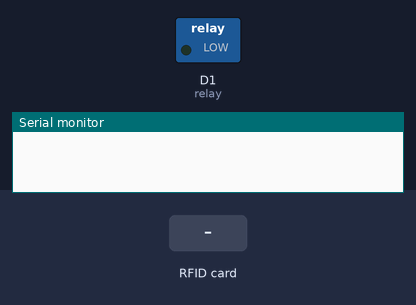
The sketch below on a simulated ESP8266 (NodeMCU). On the bench: switched loads named in the sketch (green lamp = pin HIGH), the last lines printed to the serial monitor. Inputs (shaded band) come from the test bench.

Above: at 1.2 s.
1.3 s: RFID card 5E 7A 19 C4 held to the reader
At 2.5 s:
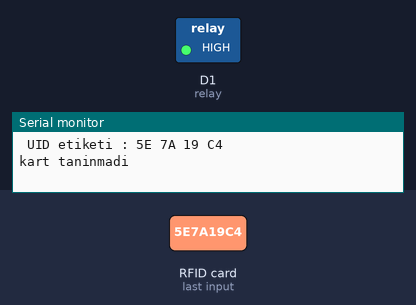
2.8 s: RFID card 6A 77 0C 85 held to the reader
At 4.0 s:
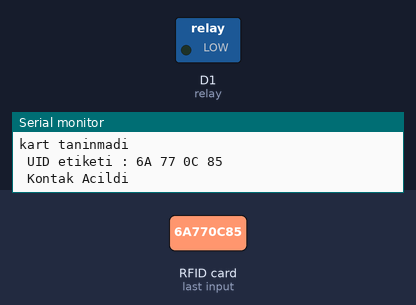
Timing chart, 0 to 5.8 s (numbered marks = the images above; inputs shaded):
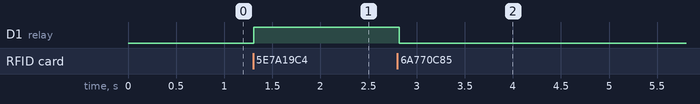

The sketch:

kontak_full.ino
```cpp
#define SS_PIN D4
#define RST_PIN D3


#include <MFRC522.h>
#include <MFRC522Extended.h>
#include <SPI.h>
boolean izin;
boolean relayStatus= false;
int relay=5;
MFRC522 nfckart(SS_PIN, RST_PIN);
void setup() {
  // put your setup code here, to run once:
pinMode(relay,OUTPUT);
Serial.begin(9600);
SPI.begin();
nfckart.PCD_Init();

}

void loop() {
  if ( ! nfckart.PICC_IsNewCardPresent())
    {
     return ;
   }
  // Kart okundu ise
  if ( ! nfckart.PICC_ReadCardSerial())
  {
    return ;
  }
  Serial.println();
  Serial.print(" UID etiketi :");
  String content= "";
  byte letter;
  for (byte i = 0; i < nfckart.uid.size; i++)
  {
     Serial.print(nfckart.uid.uidByte[i] < 0x10 ? " 0" : " ");
     Serial.print(nfckart.uid.uidByte[i], HEX);
     content.concat(String(nfckart.uid.uidByte[i] < 0x10 ? " 0" : " "));
     content.concat(String(nfckart.uid.uidByte[i], HEX));
  }
  content.toUpperCase();
  Serial.println();
  if (content.substring(1) == "6A 77 0C 85"  ) // Bu UID degerini tanimlamak istediginiz kartin degeri ile degistirin.
  {
    if ( relayStatus != true ) // Bu UID degerini tanimlamak istediginiz kartin degeri ile degistirin.
  {

   relayStatus=true;
    Serial.println(" Kontak Acildi ");

     digitalWrite(relay, LOW);
    Serial.println();
   delay(4000);
  }
 else if ( relayStatus == true )
  {
    relayStatus=false;
    Serial.println(" Kontak Kapatildi ! ");

     digitalWrite(relay, HIGH);

    Serial.println();
   delay(4000);
  }
  }

  else {
    Serial.println("kart taninmadi");
    digitalWrite(relay, HIGH);

    }

  }

//  nfckart.PICC_HaltA();
```

Measured:
- after the input at 1.3 s, D1 (relay): LOW → HIGH at once
- after the input at 2.8 s, D1 (relay): HIGH → LOW at once
